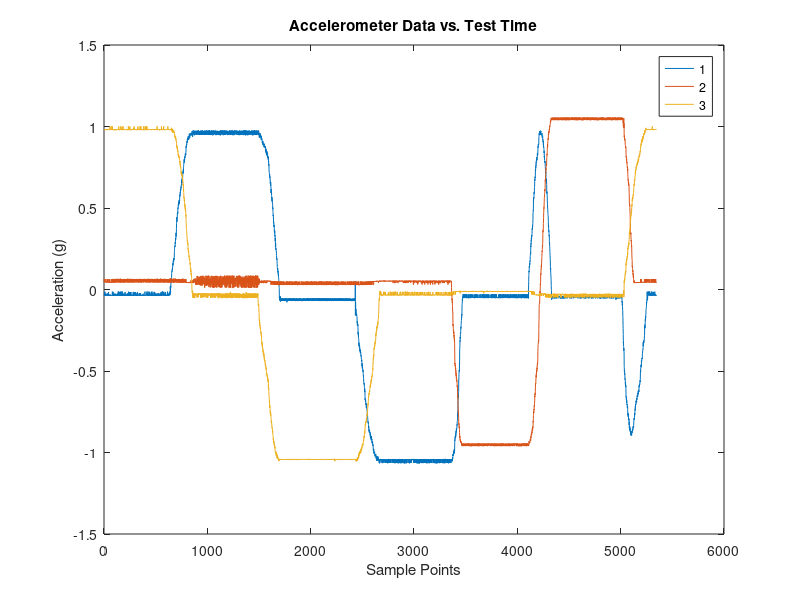
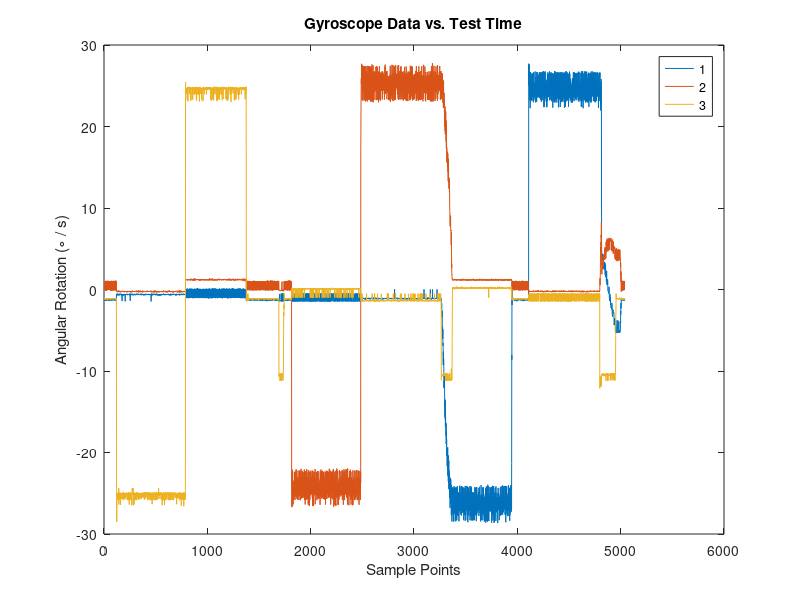

These charts were generated, in order, by the following MATLAB code: (Note: this script raises an error after producing the figures.)
%% IMU Calibration

close all
% Import Log File from test. 

test_data1 = csvread('GSDataLog.csv',3,5);
test_data2 = csvread('GSDataLog2.csv',3,5);

% Plot Test Data

A_xyz = test_data1(:,1:3);
% [g's] platform orientation in g's on RPY axes

W_xyz = test_data2(:,4:6);
% [deg/s] platform rotation rate in deg/s around XYZ axes

% Plot accel data, input from user to begin data processing
plot(A_xyz)
hold on
legend('1','2','3')
title('Accelerometer Data vs. Test Time')
xlabel('Sample Points')
ylabel('Acceleration (g)')
   
% Plot gyro data, input from user to begin data processing
figure
plot(W_xyz)
hold on
legend('1','2','3')
title('Gyroscope Data vs. Test Time')
xlabel('Sample Points')
ylabel('Angular Rotation (\circ / s)')


%% 3-axis accelerometer
% To calibrate the 3-axis accelerometer, use the 3-axis rotation table to
% conduct a tumble test. The table is rotated on all 6 sides (positive and
% negative of each axis) and rests for 45 seconds each side.

% Description of Test Configurations in Desired Executed Order:
% 1: 0 degrees on all axes (+Z)
% 2: 90 degrees around axis 2 (-X)
% 3: 180 degrees around axis 2 (-Z)
% 4: 270 degrees around axis 2 (+X)
% 5: 90 degrees around axis 1, 270 degrees around axis 2 (+Y)
% 6: 270 degrees around axis 1, 270 degrees around axis 2 (-Y)

disp('ACCEL CALIBRATION POST-PROCESSING')
disp('Input a row vector of the start and end times marking each test leg.')
disp('[SP3 EP3 SN1 EN1 SN3 EN3 SP1 EP1 SP2 EP2 SN2 EN2]')
disp('Select values as close to the ends of each segment as possible')
disp('')

Time_Indices1 = input('Your input from analyzing the graph in Fig. 1: ');

% Begin Calibration calculations.

fapz = mean(A_xyz(Time_Indices1(1:2),3));
fanz = mean(A_xyz(Time_Indices1(5:6),3));

fapx = mean(A_xyz(Time_Indices1(7:8),1));
fanx = mean(A_xyz(Time_Indices1(3:4),1));

fapy = mean(A_xyz(Time_Indices1(9:10),2));
fany = mean(A_xyz(Time_Indices1(11:12),2));

faxpz = mean(A_xyz(Time_Indices1(1:2),1)); 
faxnz = mean(A_xyz(Time_Indices1(5:6),1));

faypz = mean(A_xyz(Time_Indices1(1:2),2)); 
faynz = mean(A_xyz(Time_Indices1(5:6),2));

faxpy = mean(A_xyz(Time_Indices1(9:10),1));
faxny = mean(A_xyz(Time_Indices1(11:12),1));

fazpy = mean(A_xyz(Time_Indices1(9:10),3));
fazny = mean(A_xyz(Time_Indices1(11:12),3));

faypx = mean(A_xyz(Time_Indices1(7:8),2));
faynx = mean(A_xyz(Time_Indices1(3:4),2));

fazpx = mean(A_xyz(Time_Indices1(7:8),3));
faznx = mean(A_xyz(Time_Indices1(3:4),3));

% Begin Bias calculations.

baz = 1/2*(fapz+fanz);
bax = 1/2*(fapx+fanx);
bay = 1/2*(fapy+fany);

ba = [bax;bay;baz];

% Begin Scale Factor calculations.

saz = 1/(2*9.807)*(fapz-fanz)-1;
sax = 1/(2*9.807)*(fapx-fanx)-1;
say = 1/(2*9.807)*(fapy-fany)-1;

% Begin Misalignment calculations  

maxz = 1/(2*9.807)*(faxpz-faxnz);
mayz = 1/(2*9.807)*(faypz-faynz);

maxy = 1/(2*9.807)*(faxpy-faxny);
mazy = 1/(2*9.807)*(fazpy-fazny);

mayx = 1/(2*9.807)*(faypx-faynx);
mazx = 1/(2*9.807)*(fazpx-faznx);

% Accelerometer Calibration Calculation

Ma = [ sax, maxy, maxz;...
      mayx,  say, mayz;...
      mazx, mazy,  saz];
  
disp('Accel Calibration Values')
fprintf('Maxy = %1.6f \n Maxz = %1.6f \n Mayx = %1.6f \n Mayz = %1.6f \n Mazx = %1.6f \n Mazy = %1.6f \n Sax = %1.6f \n Say = %1.6f \n Saz = %1.6f \n',maxy,maxz,mayx,mayz,mazx,mazy,sax,say,saz)
fprintf('AccelBias = \n %1.6f \n %1.6f \n %1.6f \n\n',ba)

A_xyz_CAL = zeros(size(A_xyz));

for i = 1:size(test_data1,1);
    
    A_xyz_CAL(i,:) = transpose(inv(eye(3)+Ma)*(A_xyz(i,:)'-[bax;bay;baz]));
    
end

%% 3-axis Gyroscope Calibration

% To calibrate the 3-axis gyroscope, use the 3-axis rotation table to
% conduct a tumble test. The table is rotated at a constant rate around 
% all 6 axes (positive and negative of each axis) for 45 seconds each side.

% Description of Test Configurations in Desired Executed Order:
% 1: positive, CCW rotation around axis 1 (-Z)
% 2: negative, CW rotation around axis 1 (+Z)
% 3: positive, CCW rotation around axis 2 with axis 1 at 0 degrees (+Y)
% 4: negative, CW rotation around axis 2 with axis 1 at 0 degrees (-Y)
% 5: positive, CCW rotation around axis 2 with axis 1 at 90 degrees (-X)
% 6: negative, CW rotation around axis 2 with axis 1 at 90 degrees (+X)

rotationRate = 25; % degrees per second.

disp('GYRO CALIBRATION POST-PROCESSING')
disp('Input a row vector of the start and end times marking each test leg.')
disp('[SN3 EN3 SP3 EP3 SP2 EP2 SN2 EN2 SN1 EN1 SP1 EP1]')
disp('Select values as close to the ends of each segment as possible')
disp('')

Time_Indices2 = input('Your input from analyzing the graph in Fig. 2: ');

% Begin Calibration calculations.

fgpz = mean(W_xyz(Time_Indices2(3:4),3));
fgnz = mean(W_xyz(Time_Indices2(1:2),3));

fgpy = mean(W_xyz(Time_Indices2(5:6),2));
fgny = mean(W_xyz(Time_Indices2(7:8),2));

fgpx = mean(W_xyz(Time_Indices2(11:12),1));
fgnx = mean(W_xyz(Time_Indices2(9:10),1));

fgxpz = mean(W_xyz(Time_Indices2(3:4),1));
fgxnz = mean(W_xyz(Time_Indices2(1:2),1)); 

fgypz = mean(W_xyz(Time_Indices2(3:4),2));
fgynz = mean(W_xyz(Time_Indices2(1:2),2)); 

fgxpy = mean(W_xyz(Time_Indices2(5:6),1));
fgxny = mean(W_xyz(Time_Indices2(7:8),1));

fgzpy = mean(W_xyz(Time_Indices2(5:6),3));
fgzny = mean(W_xyz(Time_Indices2(7:8),3));

fgypx = mean(W_xyz(Time_Indices2(11:12),2));
fgynx = mean(W_xyz(Time_Indices2(9:10),2));

fgzpx = mean(W_xyz(Time_Indices2(11:12),3));
fgznx = mean(W_xyz(Time_Indices2(9:10),3));

% Begin Bias calculations.

bgz = 1/2*(fgpz+fgnz);
bgx = 1/2*(fgpx+fgnx);
bgy = 1/2*(fgpy+fgny);

bg = [bgx;bgy;bgz];

% Begin Scale Factor calculations.

sgz = 1/(2*rotationRate)*(fgpz-fgnz)-1;
sgx = 1/(2*rotationRate)*(fgpx-fgnx)-1;
sgy = 1/(2*rotationRate)*(fgpy-fgny)-1;

% Begin Misalignment calculations  

mgxz = 1/(2*rotationRate)*(fgxpz-fgxnz);
mgyz = 1/(2*rotationRate)*(fgypz-fgynz);

mgxy = 1/(2*rotationRate)*(fgxpy-fgxny);
mgzy = 1/(2*rotationRate)*(fgzpy-fgzny);

mgyx = 1/(2*rotationRate)*(fgypx-fgynx);
mgzx = 1/(2*rotationRate)*(fgzpx-fgznx);

% Gyroscope Calibration Calculation

Mg = [ sgx, mgxy, mgxz;...
      mgyx,  sgy, mgyz;...
      mgzx, mgzy,  sgz];

disp('Gyro Calibration Values')
fprintf('Mgxy = %1.6f \n Mgxz = %1.6f \n Mgyx = %1.6f \n Mgyz = %1.6f \n Mgzx = %1.6f \n Mgzy = %1.6f \n Sgx = %1.6f \n Sgy = %1.6f \n Sgz = %1.6f \n',mgxy,mgxz,mgyx,mgyz,mgzx,mgzy,sgx,sgy,sgz)
fprintf('GyroBias = \n %1.6f \n %1.6f \n %1.6f \n\n',bg)

W_xyz_CAL = zeros(size(W_xyz));

for i = 1:size(test_data2,1);
    
    W_xyz_CAL(i,:) = transpose(inv(eye(3)+Mg)*(W_xyz(i,:)'-[bgx;bgy;bgz]));
    
end    

%% Save Data from Calibration

AccelCal.Bias = struct('bAx',bax,'bAy',bay,'bAz',baz);
AccelCal.ScaleFactor = struct('sAx',sax,'sAy',say,'sAz',saz);
AccelCal.Misalignment = struct('mAxy',maxy,'mAxz',maxz,'mAyx',mayx,'mAyz',mayz,'mAzx',mazx,'mAzy',mazy);

GyroCal.Bias = struct('bGx',bgx,'bGy',bgy,'bGz',bgz);
GyroCal.ScaleFactor = struct('sGx',sgx,'sGy',sgy,'sGz',sgz);
GyroCal.Misalignment = struct('mGxy',mgxy,'mGxz',mgxz,'mGyx',mgyx,'mGyz',mgyz,'mGzx',mgzx,'mGzy',mgzy);

save('IMU_Calibration_Data','A_xyz','W_xyz','AccelCal','GyroCal')